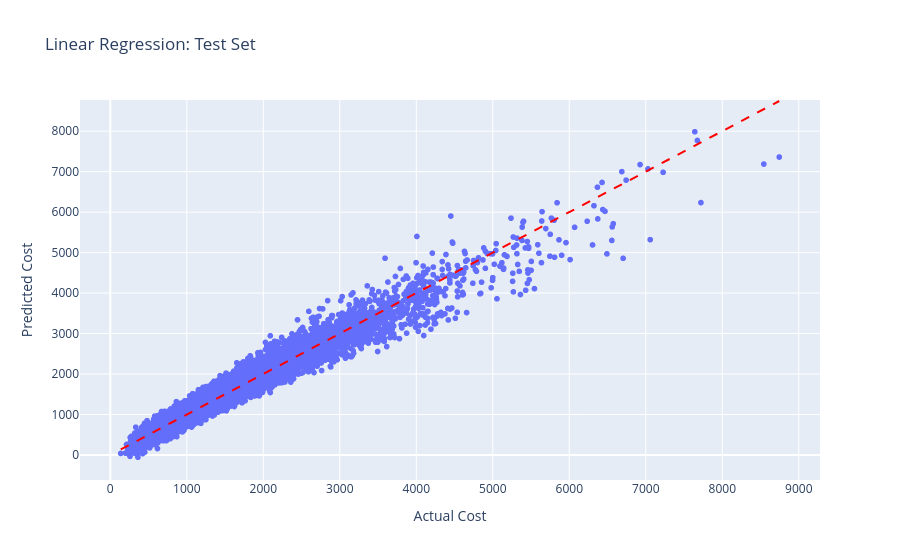

Notebook cell for this chart:
### Code cell
#Code to plot the comparison on the test set

plot_predictions(y_test, preds_lr_test, "Linear Regression: Test Set")

### Figure 1 — Plotly figure (JSON) as saved in the notebook; plotly's stock layout.template omitted (floating-point values rounded to 4 significant figures; data arrays with more than 128 entries replaced by an {"elided": "..."} marker saying what was removed)
{"data": [{"hovertemplate": "Actual Cost=%{x}<br>Predicted Cost=%{y}<extra></extra>", "legendgroup": "", "marker": {"color": "#636efa", "symbol": "circle"}, "mode": "markers", "name": "", "showlegend": false, "type": "scattergl", "x": {"elided": "10000 float values"}, "xaxis": "x", "y": {"elided": "10000 float values"}, "yaxis": "y"}], "layout": {"legend": {"tracegroupgap": 0}, "shapes": [{"line": {"color": "red", "dash": "dash"}, "type": "line", "x0": 136.6, "x1": 8745.0, "y0": 136.6, "y1": 8745.0}], "title": {"text": "Linear Regression: Test Set"}, "xaxis": {"anchor": "y", "domain": [0, 1], "title": {"text": "Actual Cost"}}, "yaxis": {"anchor": "x", "domain": [0, 1], "title": {"text": "Predicted Cost"}}}}
